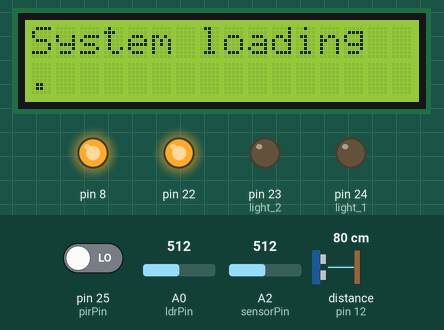
This sketch was run on a simulated Arduino Mega 2560, built with avr-gcc and run on an emulated ATmega2560. Shown: 16×2 character LCD, output pins drawn as LEDs (lit = HIGH). The test bench sets the inputs (shaded band); at power-on: pin 25 (pirPin) LOW, A0 (ldrPin) = 512, A2 (sensorPin) = 512, distance to the obstacle (sensor on pin 12) 80 cm. The echo pulse lasts 58.3 µs per cm; the local clock reads 2024-03-15 10:24:30 at power-on unless the sketch sets it; the modem accepts every AT command (registered, SIM ready, sends succeed) and sends nothing else; pins used as bus, display or sensor lines are not drawn; what the sketch prints to the serial monitor is not drawn.

Above: at 5.1 s.
At 12.1 s:
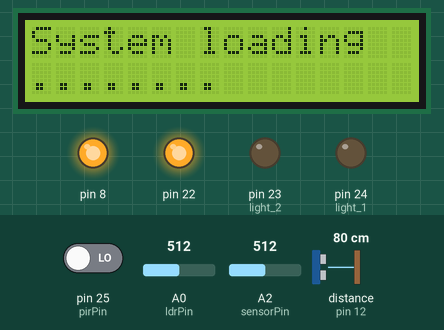
At 20.1 s:
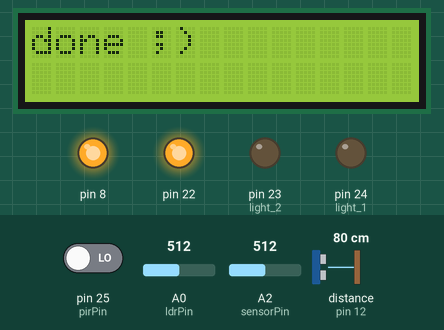
At 22.04 s:
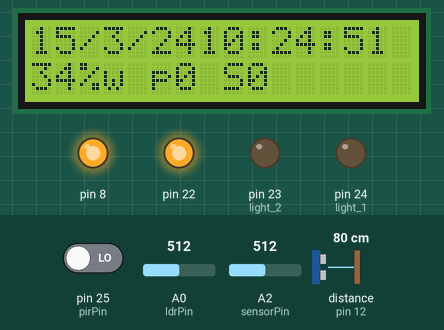
At 28.2 s:
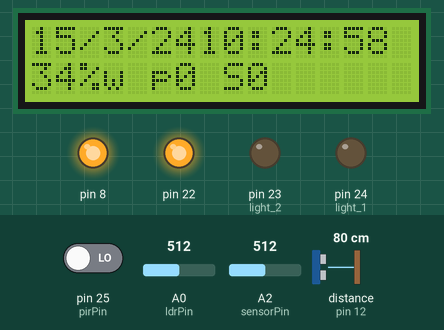
At 35.2 s:
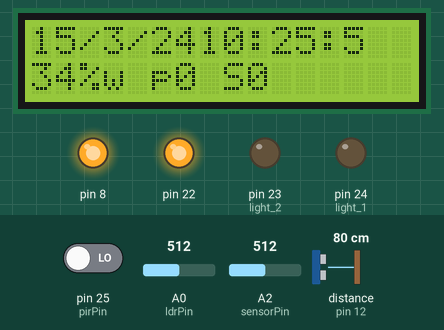

The sketch:

HOME_auto_Arduino.ino
```cpp
#define DEBUG true
#define trigPin 13//ultrasonic sensor
#define echoPin 12//ultrasonic sensor
#include <Wire.h>
#include <LiquidCrystal.h>
#include <IRremote.h>
#include <IRremoteInt.h>
#include "RTClib.h"
RTC_DS1307 RTC;

int ldrPin = A0;      // select the input pin for ldr
int ldrv = 0;         // analog value from ldr

int Contrast=1;       //contrast value for lcd

int automatic=0;
boolean autol=false;

LiquidCrystal lcd(7, 6, 5, 4, 3, 2);//lcd conection settings

int prevs=0;

int c=0;
int sensorPin = A2 ,sensorValue = 0,scount=0;//Sound sensor                                                                                                                                                                                                                                                                                                                                                                                                                             ;
boolean lockLow = true;
boolean takeLowTime;

int calibrationTime = 15;         // give some time to my lazy sensors to wake up ;)

int pirPin = 25;                 //PIR pin for output reading
long unsigned int lowIn;         //pir the time when the sensor outputs a low impulse
long unsigned int pause = 5000;  //pir the amount of milliseconds the sensor has to be low

int tankOut=0;                   //output of water tank

bool light1=false,light2=false,fan=false;

int light_1=24,light_2=23,fan_=26;
char junk;//bluetooth
String inputString="";//bluetooth
//IR
int RECV_PIN = 11;
IRrecv irrecv(RECV_PIN);
decode_results results;
//wifi
String ssid ="skyfall007_2.4";
String password="Masterkaki1";
String data;
String server = "www.homeiot.ml";
String uri = "/register.php";
byte dat [5];


    void setup()
    {
      Serial.begin(115200);
      Serial1.begin(115200); //esp
      reset();
      connectWifi();
      irrecv.enableIRIn();
      pinMode(light_1, OUTPUT);
      pinMode(22, OUTPUT);
      digitalWrite(22, HIGH);
      pinMode(light_2, OUTPUT);
      pinMode(pirPin, INPUT);
      digitalWrite(pirPin, LOW);
      Wire.begin();//RTC
      RTC.begin();//RTC
      lcd.begin(16, 2);//lcd
      lcd.setCursor(0,0);
      lcd.print("System loading");//lcd
      analogWrite(8,28836);//lcd
      lcd.setCursor(0,1);
      for(int i = 0; i < calibrationTime; i++){lcd.print(".");  delay(1000);}//  Serial.print(".");
      pinMode(trigPin, OUTPUT);
      pinMode(echoPin, INPUT);
      Serial.println(" done");
//RTC.adjust(DateTime(__DATE__, __TIME__));
 once1();


 }

    void loop()
    {   DateTime now1 = RTC.now();//time RTC

        int tnk=0;//tank temp
delay(100);
//bluetooth or any serial
char inChar;
 if(Serial.available()){      inChar = (char)Serial.read();    Serial.println(inChar);
          if(inChar == 'a'){ light1=true;  Serial.print("light by serial");}
          if(inChar == 'b'){ light1=false; Serial.print("light by serial"); }
          if(inChar == 'c'){ light2=true; Serial.print("light by serial");}
          if(inChar == 'd'){ light2=false; Serial.print("light by serial");}
         if(inChar == 'e'){ fan=true; Serial.print("fan by serial");}
          if(inChar == 'f'){ fan=false; Serial.print("fan by serial");}
  }
//IR TV remote
int temp=0;
if (irrecv.decode(&results)){
  temp=results.value%10000; //used modulo to make it low
Serial.println(results.value);
irrecv.resume(); } // Receive the next value

          if(temp == 2919){ light1=true; Serial.print("light by remote");}
          if(temp ==2921){ light1=false;Serial.print("light by remote");  }
          if(temp ==2920){ light2=true; Serial.print("light by remote");}
          if(temp ==2912){ light2=false; Serial.print("light by remote");}
          if(temp ==3023){ fan=true; Serial.print("fan by remote");}
          if(temp ==3024){ fan=false; Serial.print("fan by remote");}
  //motion detection
  ldrv = analogRead(ldrPin);//Serial.println(ldrv);
if(ismotiond()){
  if(ldrv<100&&autol==false){
    automatic=20;
    autol=true;
    Serial.println("light start");
    light1=true;}
      c++; //c is counter for motion detection .used modulo to make it in 0-99 for lcd
      c%=99;
      }
//Lights
if(automatic==0&&autol==true) {   autol=false;      Serial.println("light off");    light1=false;}

if(light1)   digitalWrite(light_1, HIGH);
else digitalWrite(light_1, LOW);

if(light2){ digitalWrite(light_2, HIGH);
   if(autol) {light1=false; automatic=0;}}
                   else{digitalWrite(light_2, LOW);}
  if(fan){digitalWrite(fan_, HIGH);}else{ digitalWrite(fan_, LOW);}
  //sound
 sensorValue = analogRead(sensorPin); //Serial.print("sound->");Serial.println(sensorValue);
 if(sensorValue>999){
  scount++;
  if(scount==100){scount=0;}
  }
 //water tank
   tnk=tank();
   int t=now1.second();

    if(now1.minute()%2==0&&t<=5){
    tnk=tank();
    if(tnk>=2){
    Serial.print(tnk);
   Serial.println("% water");
    tankOut=100-tnk;
    }
    }
    if(t!=prevs){
      prevs=t;// nothing complex it only update values on lcd every other second
      lcd.clear();
     lcd.setCursor(0,0);
     lcd.print(now1.day());lcd.print("/");
      lcd.print(now1.month());lcd.print("/");
      lcd.print(now1.year()%100);lcd.print("");
      lcd.print(now1.hour());lcd.print(":");
      lcd.print(now1.minute());lcd.print(":");
      lcd.print(now1.second());
      lcd.setCursor(0,1);
      lcd.print(tankOut);
      lcd.print("%w p");
      lcd.print(c);
      lcd.print(" S");
      lcd.print(scount);
      if(automatic>0){///time delay for automatic light decreases
    automatic--;}
    }
    if(now1.minute()%5==0&&(t==5)){//update values on webserver in the interval of 5 sesonds
      String date=String(now1.day())+"/"+String(now1.month())+"/"+String(now1.year());
      String time=String(now1.hour())+":"+String(now1.minute());
      data="tank=" + String(tankOut) + "&light1=" + String(light1) + "&light2=" + String(light2) + "&fan=" + String(fan) + "&date=" +date+"&time="+time;
      httppost();//send data
      data="";
    }

    }


    //function to calculate water level
    int tank(){
  int temp=0;
  long duration, distance;
  digitalWrite(trigPin, LOW);
  delayMicroseconds(2);
  digitalWrite(trigPin, HIGH);
  delayMicroseconds(10);
  digitalWrite(trigPin, LOW);
  duration = pulseIn(echoPin, HIGH);
  distance = (duration/2) / 29.1;
  //Serial.print("DISTANCE:");
  //Serial.println(distance);
  if (distance <= 200 && distance >0){//logic for totel %
   temp=((distance-20)*100)/90;// 90 is totel length of my tank
  }return temp;
}

//this function is used for startup of system to avoid delays and get values faster beacause some sensor may give 0/garbage values
void once1(){
  lcd.clear();
      lcd.setCursor(0,0);
      lcd.print("done ;)");
  DateTime now1 = RTC.now();//time RTC
int tnk=0;//tank temp
for(int i=0;i<15;i++){
    tnk=tank();if(tnk!=0&&tnk!=1){
    tankOut=100-tnk;
  delay(100);
  }
}
      lcd.clear();
      lcd.setCursor(0,0);
      lcd.print(now1.day());lcd.print("/");
      lcd.print(now1.month());lcd.print("/");
      lcd.print(now1.year()%100);lcd.print(" ");
      lcd.print(now1.hour());lcd.print(":");
      lcd.print(now1.minute());lcd.print(":");
      lcd.print(now1.second());
      lcd.setCursor(0,1);
      lcd.print(tankOut);
      lcd.print("%w p");
      lcd.print(c);
      lcd.print(" S");
      lcd.print(scount);
  delay(100);

  }

//function for cheacking if there is any motion

bool ismotiond(){
  if(digitalRead(pirPin)== HIGH){
    if(lockLow){
        lockLow = false;  delay(50);
         }
         takeLowTime = true;
       }
 if(digitalRead(pirPin) == LOW){
        if(takeLowTime){
        lowIn = millis();          //save the time of the transition from high to LOW
        takeLowTime = false;       //make sure this is only done at the start of a LOW phase
        }

       if(!lockLow && millis() - lowIn > pause){
         lockLow = true;   delay(50);
         return true;
         //end
           }else {

            return false;
            }
       }
    }
//wifi
/*
httppost function builds a http packet and send it to webserver

*/
void httppost () {

Serial1.println("AT+CIPSTART=\"TCP\",\"www.homeiot.ml\",80"); //AT+CIPSTART=\"TCP\",\"" + server + "\",80");//start a TCP connection.

if( Serial1.find("OK")) {

Serial.println("TCP connection ready");

} delay(1000);

String postRequest =

"POST " + uri + " HTTP/1.0\r\n" +

"Host:www.homeiot.ml\r\n" +

"Accept: *" + "/" + "*\r\n" +

"Content-Length: " + data.length() + "\r\n" +

"Content-Type: application/x-www-form-urlencoded\r\n" +

"\r\n" + data;

String sendCmd = "AT+CIPSEND=";//number of caracters to be sent.

Serial1.print(sendCmd);

Serial1.println(postRequest.length() );

delay(500);

if(Serial1.find(">")) { Serial.println("Sending.."); Serial1.print(postRequest);

if( Serial1.find("SEND OK")) { Serial.println("Packet sent");

while (Serial1.available()) {
String tmp = Serial1.readString();
Serial.println(tmp);
}
// close the connection
Serial1.println("AT+CIPCLOSE");
}

}}
// wifi reset function
void reset() {
Serial1.println("AT+RST");
delay(1000);
if(Serial1.find("OK") ) Serial.println("Module Reset");
}
// make a tcp connection
void connectWifi() {
Serial1.println("AT+CWMODE=1");
if(Serial1.find("OK") ) Serial.println("station mode");
String cmd = "AT+CWJAP=\""+ssid+"\",\""+password+"\"";
Serial1.println(cmd);
Serial.println("delay4sec");
delay(4000);
if(Serial1.find("OK")||Serial1.find("IP")) {
Serial.println("Connected!");
}
else {
connectWifi();
Serial.println("Cannot connect to wifi"); }
}
```

Measured:
- what the display in image 2 shows lasts 1.6 s, from 20.1 s to 21.7 s
- what the display in image 5 shows lasts 2.7 s, from 35.1 s to 37.8 s
